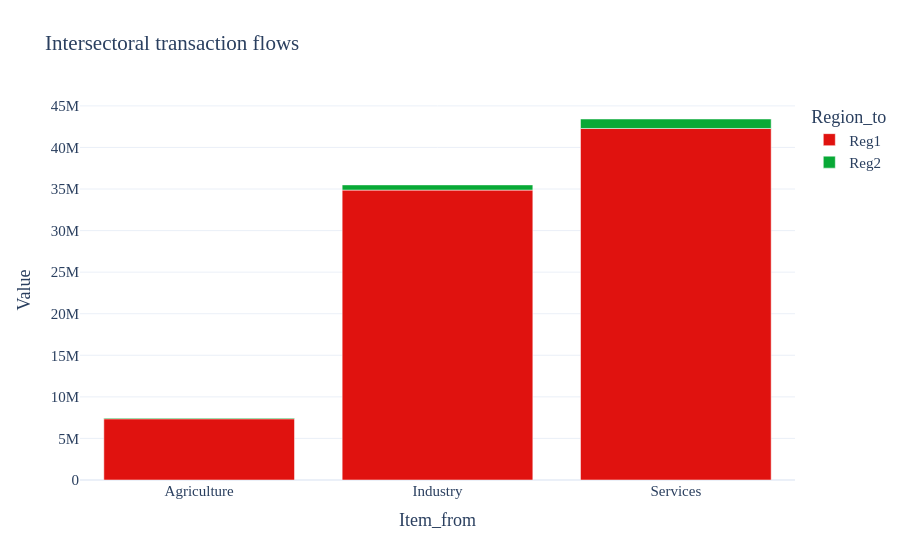

Here is the notebook cell this chart was saved with:
### Markdown cell above
## Quick path: plot one matrix with a preset

For a first look at a matrix, pass the matrix name and let MARIO choose a useful Plotly Express mapping with a preset such as `"overview"`.

### Code cell
fig = iot.plot(
    matrix="Z",
    preset="overview",
    auto_open=False,
    path=False,
)
fig

### Figure 1 — Plotly figure (JSON) as saved in the notebook; plotly's stock layout.template omitted (floating-point values rounded to 4 significant figures)
{"data": [{"hovertemplate": "Region_to=Reg1<br>Item_from=%{x}<br>Value=%{y}<extra></extra>", "legendgroup": "Reg1", "marker": {"color": "#e0120f", "pattern": {"shape": ""}}, "name": "Reg1", "orientation": "v", "showlegend": true, "textposition": "auto", "type": "bar", "x": ["Agriculture", "Industry", "Services"], "xaxis": "x", "y": [7368000.0, 34870000.0, 42280000.0], "yaxis": "y"}, {"hovertemplate": "Region_to=Reg2<br>Item_from=%{x}<br>Value=%{y}<extra></extra>", "legendgroup": "Reg2", "marker": {"color": "#08a936", "pattern": {"shape": ""}}, "name": "Reg2", "orientation": "v", "showlegend": true, "textposition": "auto", "type": "bar", "x": ["Agriculture", "Industry", "Services"], "xaxis": "x", "y": [104900.0, 624900.0, 1139000.0], "yaxis": "y"}], "layout": {"barmode": "relative", "font": {"family": "Verdana", "size": 15}, "legend": {"title": {"text": "Region_to"}, "tracegroupgap": 0}, "title": {"text": "Intersectoral transaction flows"}, "xaxis": {"anchor": "y", "domain": [0, 1], "title": {"text": "Item_from"}}, "yaxis": {"anchor": "x", "domain": [0, 1], "title": {"text": "Value"}}}}
